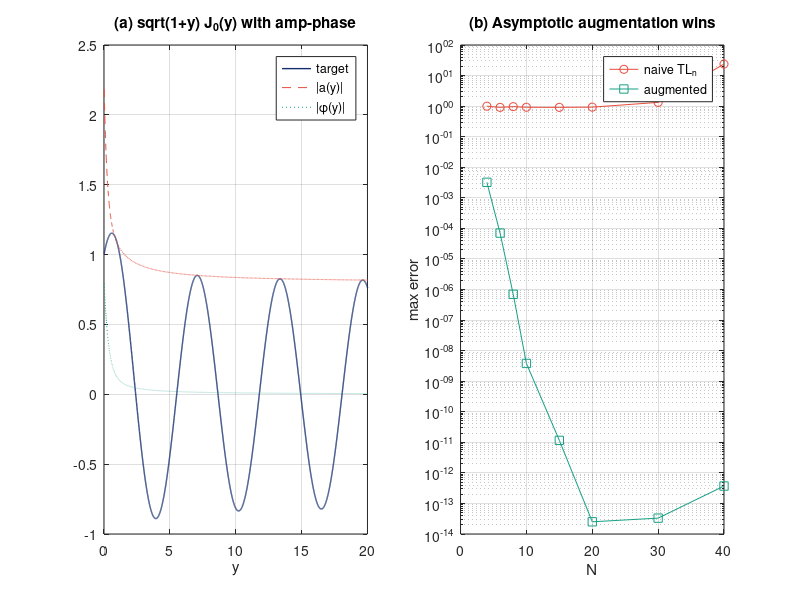
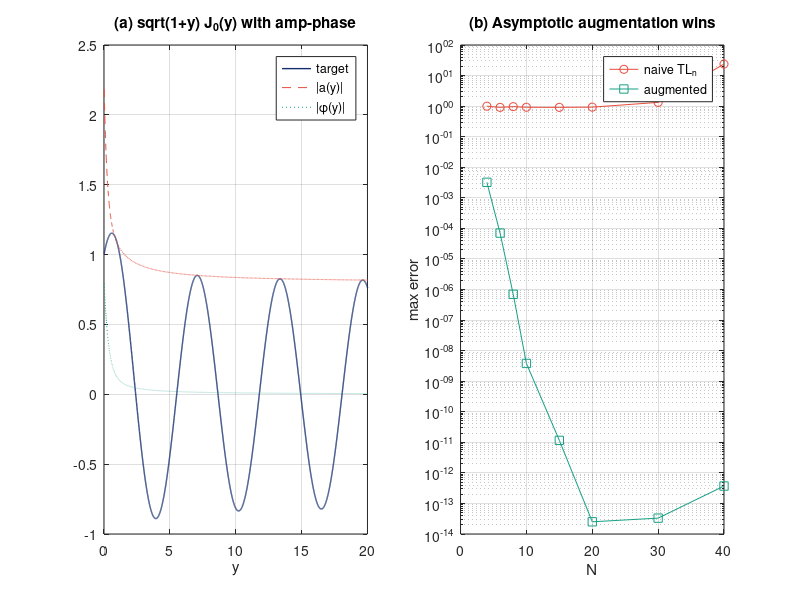

These figures' MATLAB source, in order:
function J0_oscillatory()
%% J0_oscillatory - Chapter 20, Etude 20.11.  Teach the basis the oscillation first.
% Asymptotic augmentation of the TL_n basis to capture J_0's non-decaying carrier.
% Author: Dr. Denys Dutykh.

    script_dir = fileparts(mfilename('fullpath'));
    out_dir = fullfile(script_dir, '..', '..', '..', ...
                       'textbook', 'figures', 'ch20', 'matlab');
    if ~exist(out_dir, 'dir'); mkdir(out_dir); end

    L = 4;
    y_fine = linspace(0.01, 50, 8001);
    truth = sqrt(1 + y_fine) .* besselj(0, y_fine);
    y_samp = linspace(0.01, 80, 2001)';
    f_samp = sqrt(1 + y_samp) .* besselj(0, y_samp);

    Ns = [4 6 8 10 15 20 30 40];
    err_n = zeros(size(Ns)); err_a = zeros(size(Ns));
    for i = 1:length(Ns)
        c = naive_fit(y_samp, f_samp, Ns(i), L);
        err_n(i) = max(abs(naive_eval(c, y_fine, L) - truth));
        [a, b] = aug_fit(y_samp, f_samp, Ns(i), L);
        err_a(i) = max(abs(aug_eval(a, b, y_fine, L) - truth));
    end

    NAVY=[20 45 110]/255; CORAL=[231 76 60]/255; TEAL=[22 160 133]/255;
    fig = figure('Position',[100 100 1020 340],'Color','w');

    subplot(1,2,1);
    plot(y_fine, truth, 'Color', NAVY, 'LineWidth',1.0); hold on;
    [a15, b15] = aug_fit(y_samp, f_samp, 15, L);
    M = build_TL(y_fine', 15, L);
    plot(y_fine, abs(M*a15), '--', 'Color', CORAL);
    plot(y_fine, abs(M*b15), ':',  'Color', TEAL);
    xlim([0 20]); grid on; box on;
    xlabel('y'); title('(a) sqrt(1+y) J_0(y) with amp-phase');
    legend({'target','|a(y)|','|\phi(y)|'});

    subplot(1,2,2);
    semilogy(Ns, err_n + 1e-18, '-o', 'Color', CORAL); hold on;
    semilogy(Ns, err_a + 1e-18, '-s', 'Color', TEAL);
    xlabel('N'); ylabel('max error'); grid on; box on;
    title('(b) Asymptotic augmentation wins');
    legend({'naive TL_n','augmented'});

    print(fig, fullfile(out_dir, 'J0_oscillatory.pdf'), '-dpdf');
    print(fig, fullfile(out_dir, 'J0_oscillatory.png'), '-dpng');
    fprintf('[20.11-matlab] figure saved\n');
end

function M = build_TL(y, N, L)
    x = (y - L) ./ (y + L);
    M = zeros(length(y), N + 1);
    M(:, 1) = 1;
    if N >= 1
        M(:, 2) = x;
    end
    for k = 3:N+1
        M(:, k) = 2*x.*M(:, k-1) - M(:, k-2);
    end
end

function c = naive_fit(y, f, N, L)
    M = build_TL(y, N, L);
    c = M \ f;
end

function [a, b] = aug_fit(y, f, N, L)
    M = build_TL(y, N, L);
    C = cos(y - pi/4); S = sin(y - pi/4);
    D = [M .* C, M .* S];
    ab = D \ f;
    a = ab(1:N+1); b = ab(N+2:end);
end

function v = naive_eval(c, y, L)
    M = build_TL(y', length(c)-1, L);
    v = (M * c)';
end

function v = aug_eval(a, b, y, L)
    M = build_TL(y', length(a)-1, L);
    v = ((M*a) .* cos(y' - pi/4) + (M*b) .* sin(y' - pi/4))';
end
